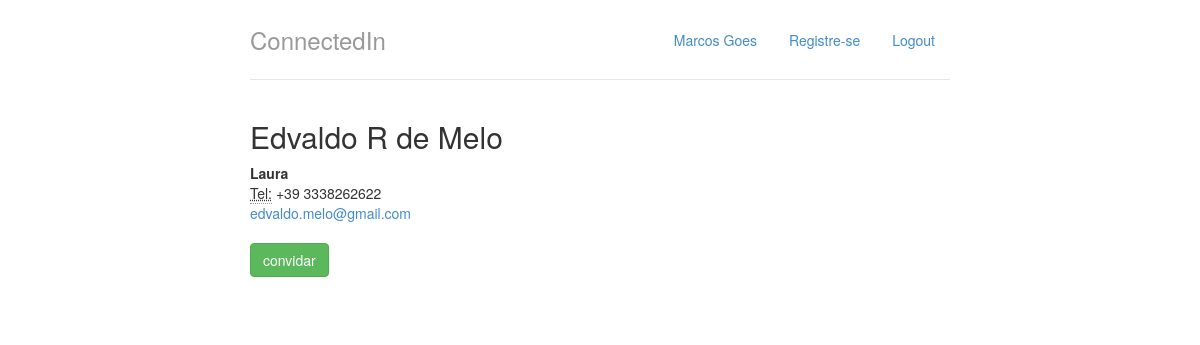
The page /perfis/1 (signed in) on the database its author committed.
### perfis/models.py (models this page shows, shortened)
class Perfil(models.Model):
    nome = models.CharField(max_length=255, null=False)
    telefone = models.CharField(max_length=15, null=False)
    nome_empresa = models.CharField(max_length=255, null=False)
    contatos = models.ManyToManyField('self')
    usuario = models.OneToOneField(User, related_name='Perfil')
    @property
    def email(self):
    	return self.usuario.email

### perfis/views.py (the view)
# urls.py: url(r'^perfis/(?P<perfil_id>\d+)$', views.exibir, name='exibir'),
def exibir(request, perfil_id):
    perfil = Perfil.objects.get(id=perfil_id)
    perfil_logado = get_perfil_logado(request)
    ja_eh_contato = perfil in perfil_logado.contatos.all()
    return render(request, 'perfis.html', {'perfis' : perfil, 'perfil_logado' : get_perfil_logado(request), 'ja_eh_contato' : ja_eh_contato })

### perfis/views.py (called while the page is built)
@login_required
def get_perfil_logado(request):
	return request.user.Perfil

### perfis/templates/perfis.html
{% extends "base.html" %}
{% block body %}
    <div class="row">
        <div class="col-lg-12">
            <h2 style="margin-top:0">{{ perfis.nome }}</h2>
            <address>
                <strong>{{ perfis.nome_empresa }}</strong><br>
                <abbr title="Telefone">Tel:</abbr> {{ perfis.telefone }}<br>
                <a href="mailto:{{ perfis.email }}">{{ perfis.email }}</a>
            </address>
            {% if ja_eh_contato %}
                <div class="well well-sm">Vocês estão conectados!</div>
            {% else %}
                <a href="{% url 'convidar' perfis.id %}" class="btn btn-success" role="button">convidar</a>
            {% endif %}
        </div>
    </div>
{% endblock %}

### perfis/templates/base.html (shortened to what this page needs)
{% load staticfiles %}
<!DOCTYPE html>
<html lang="pt">
	<head>
	    <link href="{% static "styles/bootstrap.css" %}" rel="stylesheet">
	    <link href="{% static "styles/main.css" %}" rel="stylesheet">
  	</head>
  	<body>
    	<div class="container">
      		<div class="header">
        		<ul class="nav nav-pills pull-right">
          			<li class=""><a href="{% url 'index' %}">{{ perfil_logado.nome }}</a></li>
                <li class=""><a href="{% url 'registrar' %}">Registre-se</a></li>
          			<li class=""><a href="/logout/">Logout</a></li>
        		</ul>
        		<h3 class="text-muted">ConnectedIn</h3>
      		</div>
      		<div class="row content">
        		{% block body %}
        		{% endblock %}
      		</div>
    	</div>
  	</body>
</html>

### perfis/static/styles/main.css (style rules this page uses)
body { padding-top: 20px; padding-bottom: 20px; }
.header, .content, .footer { padding-left: 15px; padding-right: 15px; }
.header { border-bottom: 1px solid #e5e5e5; }
.header h3 { margin-top: 0; margin-bottom: 0; line-height: 40px; padding-bottom: 19px; }
@media (min-width: 768px) { .container { max-width: 730px; } }
.content { margin: 40px 0; }
@media screen and (min-width: 768px) { .header, .content, .footer { padding-left: 0; padding-right: 0; } }
@media screen and (min-width: 768px) { .header { margin-bottom: 30px; } }

### rows shown on the page
Perfil: nome "Marcos Goes"
Perfil: nome "Edvaldo R de Melo", nome_empresa "Laura", telefone "+39 3338262622", email "edvaldo.melo@gmail.com"
